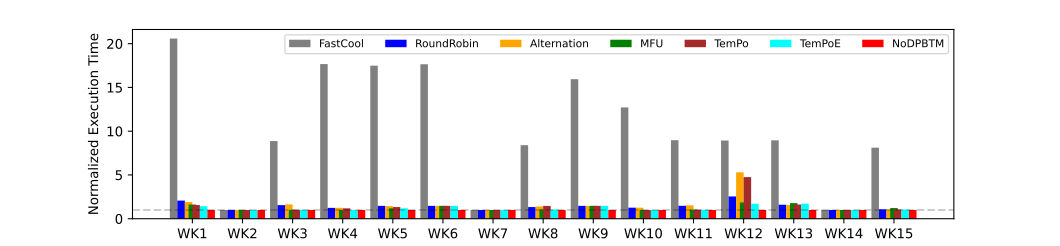

Recreate this plot in Python.
import matplotlib.pyplot as plt
import pandas as pd
import numpy as np

plt.rcParams["figure.figsize"] = (11.04,2.56)
df = pd.read_csv("data.csv")
ax = plt.subplot(111)
x = np.array([2 * i + 1.0 for i in range(len(df['Workload']))])
w = 0.3
handles = []
handles.append(ax.bar(x - w * 2.5, df['FastCool'], color='gray', width=w, align='center'))
handles.append(ax.bar(x - w * 1.5, df['RoundRobin'], color='blue', width=w, align='center'))
handles.append(ax.bar(x - w * 0.5, df['Alternation'], color='orange', width=w, align='center'))
handles.append(ax.bar(x, df['MFU'], color='green', width=w, align='center'))
handles.append(ax.bar(x + w * 0.5, df['TemPo'], color='brown', width=w, align='center'))
handles.append(ax.bar(x + w * 1.5, df['TemPoE'], color='cyan', width=w, align='center'))
handles.append(ax.bar(x + w * 2.5, df['NoDPBTM'], color='red', width=w, align='center'))
ax.axhline(y=1, color='black', alpha=0.2, linestyle='--')
plt.ylabel("Normalized Execution Time")
plt.xticks(x, df['Workload'])
plt.legend(handles, df.columns.values[1:], ncol=len(handles), prop={'size': 8})

plt.savefig("plot.svg")
